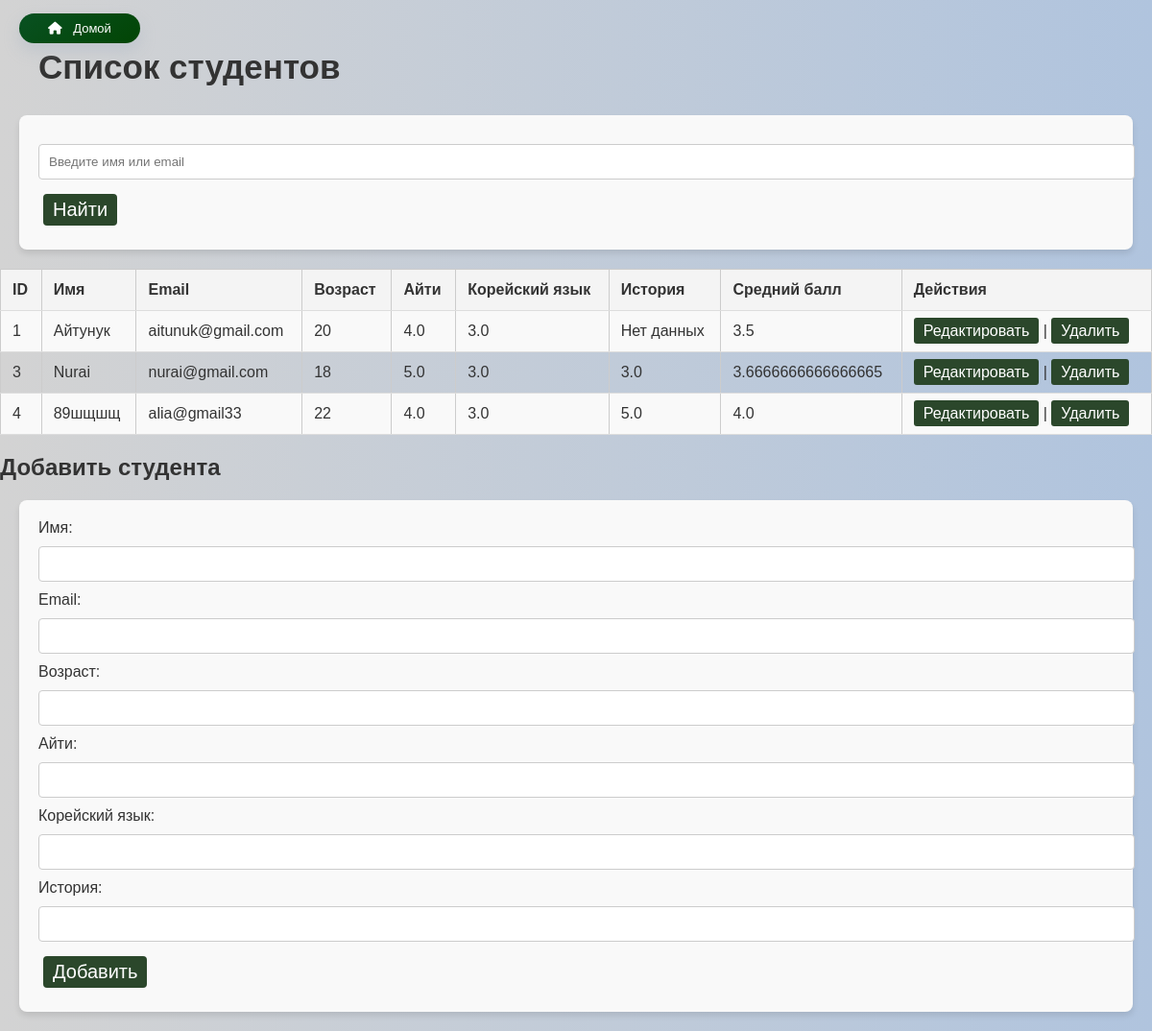
Before: / with the older database file.
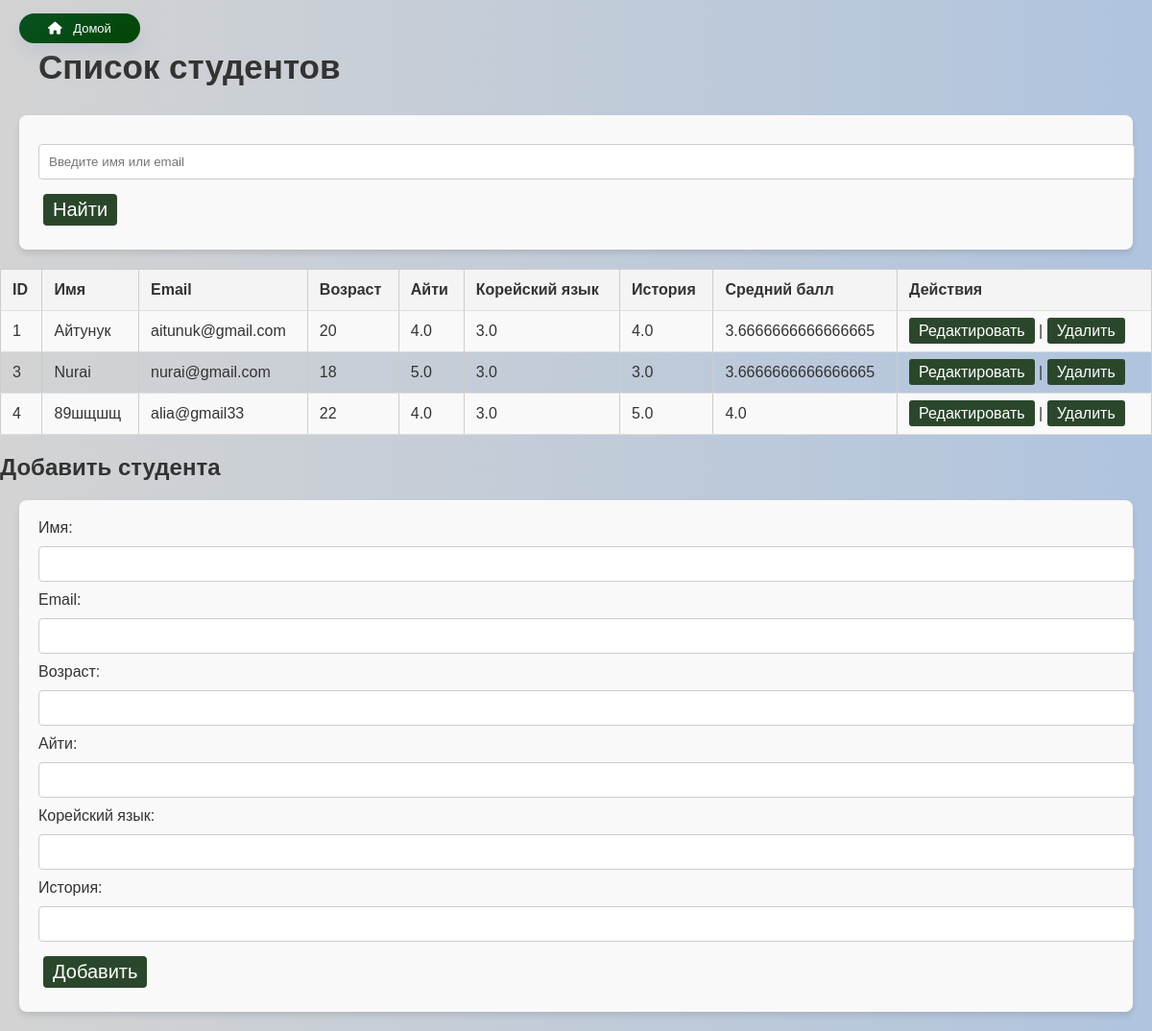
After: the same page with the newer database file.
### app.py (models this page shows, shortened)
class Student(db.Model):
    id = db.Column(db.Integer, primary_key=True)
    name = db.Column(db.String(80), nullable=False)
    email = db.Column(db.String(120), unique=True, nullable=False)
    age = db.Column(db.Integer, nullable=False)
    IT = db.Column(db.Float, nullable=False)
    Korean = db.Column(db.Float, nullable=False)
    History = db.Column(db.Float, nullable=False, default=0.0)
    grade = db.Column(db.Float, nullable=False)

### app.py (the view)
@app.route('/')
def index():
    students = Student.query.all()
    return render_template('index.html', students=students)

### templates/index.html (shortened to what this page needs)
<!DOCTYPE html>
<html lang="en">
<head>
    <link rel="stylesheet" href="{{ url_for('static', filename='css/style.css') }}">
    <link href="https://cdnjs.cloudflare.com/ajax/libs/font-awesome/6.0.0-beta3/css/all.min.css" rel="stylesheet">
</head>
<body>
    <div class="home-button">
        <a href="/" class="btn btn-primary">
            <i class="fas fa-home"></i> Домой
        </a>
    </div>
<h2 class="center-text">Список студентов</h2>
    <form action="/search" method="GET">
        <input type="text" name="query" placeholder="Введите имя или email">
        <button type="submit">Найти</button>
    </form>
    <table border="1">
        <tr>
            <th>ID</th>
            <th>Имя</th>
            <th>Email</th>
            <th>Возраст</th>
            <th>Айти</th>
            <th>Корейский язык</th>
            <th>История</th>
            <th>Средний балл</th>
            <th>Действия</th>
        </tr>
        {% for student in students %}
        <tr>
            <td>{{ student.id }}</td>
            <td>{{ student.name }}</td>
            <td>{{ student.email }}</td>
            <td>{{ student.age }}</td>
            <td>{{ student.IT if student.IT is not none else 'Нет данных' }}</td>
            <td>{{ student.Korean if student.Korean is not none else 'Нет данных' }}</td>
            <td>{{ student.History if student.History is not none else 'Нет данных' }}</td>
            <td>
                {% if student.grade is not none %}
                {{ student.grade }}
            {% else %}
                Нет данных
            {% endif %}
            </td>
            <td>
                <a href="{{ url_for('edit_student', id=student.id) }}">Редактировать</a> |
                <a href="/delete/{{ student.id }}">Удалить</a>
            </td>
        </tr>
        {% endfor %}
    </table>
    <h2>Добавить студента</h2>
    <form action="/add" method="POST">
        <label for="name">Имя:</label>
        <input type="text" id="name" name="name" required><br>
        <label for="email">Email:</label>
        <input type="email" id="email" name="email" required><br>
        <label for="age">Возраст:</label>
        <input type="number" id="age" name="age" required><br>
        <label for="IT">Айти:</label>
        <input type="number" id="IT" name="IT" step="0.1" ><br>
        <label for="Korean">Корейский язык:</label>
        <input type="number" id="Korean" name="Korean" step="0.1" ><br>
        <label for="History">История:</label>
        <input type="number" id="History" name="History" step="0.1" ><br>
        <button type="submit">Добавить</button>
    </form>
</body>
</html>

### static/css/style.css (style rules this page uses)
body { font-family: Arial, sans-serif; margin: 20px; padding: 0; background-color: #f4f4f4; }
table { width: 100%; border-collapse: collapse; margin-bottom: 20px; }
table, th, td { border: 1px solid #ccc; }
th, td { padding: 20px; text-align: left; }
button, a { padding: 5px 10px; text-decoration: none; background-color: #2b472b; color: white; border-radius: 3px; }
form { margin: 20px; padding: 20px; border-radius: 8px; background-color: #f9f9f9; box-shadow: 0 4px 6px rgba(0, 0, 0, 0.1); }
input[type="text"], input[type="email"], input[type="number"], input[type="text"]:focus, input[type="email"]:focus, input[type="number"]:focus { width: 100%; padding: 10px; margin: 10px 0; border: 1px solid #ccc; border-radius: 4px; }
table { width: 100%; margin: 20px 0; border-collapse: collapse; }
th, td { padding: 12px; text-align: left; border-bottom: 1px solid #ddd; }
th { background-color: #f4f4f4; font-weight: bold; }
tr:nth-child(even) { background-color: #f9f9f9; }
button { padding: 5px 10px; margin: 5px; border-radius: 4px; border: none; cursor: pointer; font-size: 20px; }
body { font-family: Arial, sans-serif; background-color: #f5f5f5; margin: 0; padding: 0; }
:root { --primary-color: #4CAF50; --secondary-color: #ffa500; --danger-color: #e60000; --bg-color: #f5f5f5; --text-color: #333; }
body { background-color: var(--bg-color); color: var(--text-color); }
body { background: linear-gradient(to right, #d3d3d3, #b0c4de); }
body { animation: changeBackground 5s infinite; }
.home-button { text-align: center; margin-bottom: 20px; }
.center-text { text-align: center; font-size: 24px; margin-bottom: 30px; }
.home-button { text-align: center; margin-bottom: 30px; }
.home-button { position: absolute; top: 20px; left: 20px; }
.center-text { text-align: center; font-size: 24px; margin-top: 50px; }
.btn { padding: 8px 30px; font-size: 13px; text-decoration: none; color: white; background: linear-gradient(145deg, #095122, #024504); border-radius: 30px; box-shadow: 0px 8px 16px rgba(168, 181, 195, 0.4); transition: all 0.3s ease-in-out; }
.btn i { margin-right: 8px; }
.center-text { text-align: left; font-size: 35px; margin-top: 50px; margin-left: 40px; }

Changed rows visible on the page:
changed Student "Айтунук": History "Нет данных" → "4.0"; grade "3.5" → "3.6666666666666665"
